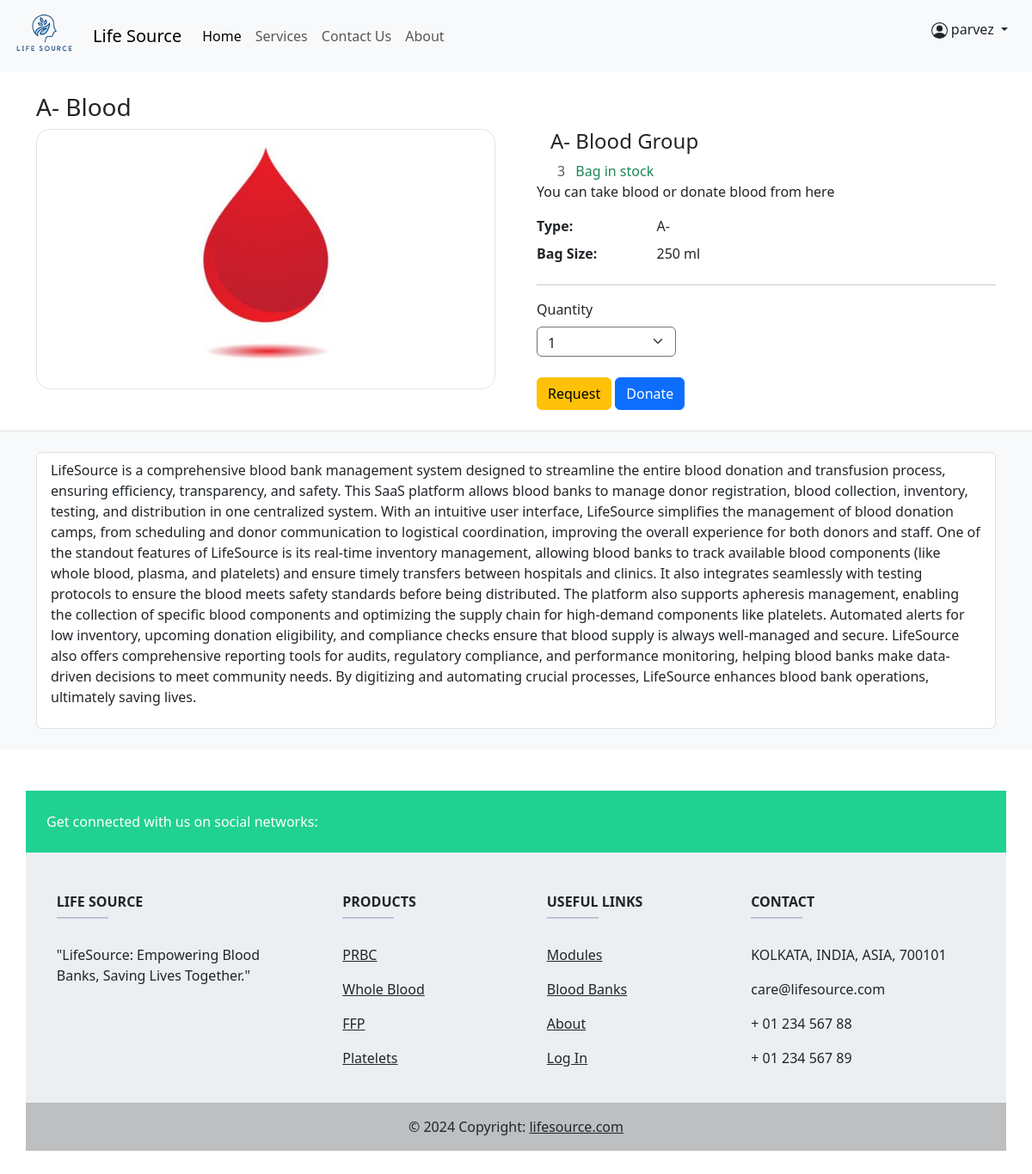
Page /product/2/ (signed in) on the committed database.
### home/models.py (models this page shows, shortened)
class Product(models.Model):
    blood_id=models.AutoField
    blood_name = models.CharField(max_length=50)
    blood_stock = models.PositiveIntegerField()
    blood_image = models.ImageField(upload_to='media/', null=True, blank=True)

### home/views.py (the view)
# urls.py: path('product/<int:id>/', views.view_detail, name='view_detail'),
@login_required(login_url='handleLogin')
def view_detail(request, id):
    product = Product.objects.filter(id=id)
    return render(request, 'view_detail.html', {'product':product})

### templates/view_detail.html (shortened to what this page needs)
{% extends "base.html" %}
{% load static %}
{% block body %}
{% for i in product %}
<section class="py-4">
  <div class="container">
    <h3>{{ i.blood_name }} Blood</h3>
    <div class="row gx-5">
      <aside class="col-lg-6">
        <div class="border rounded-4 mb-3 d-flex justify-content-center">
          <a data-fslightbox="mygalley" class="rounded-4" target="_blank" data-type="image" href="">
            <img style="max-width: 100%; max-height: 100vh; margin: auto;" class="rounded-4 fit" src="{{ i.blood_image.url }}">
          </a>
        </div>
      </aside>
      <main class="col-lg-6">
        <div class="ps-lg-3">
          <h4 class="title text-dark">
            {{ i.blood_name }} Blood Group
          </h4>
            <span class="text-muted"> {{i.blood_stock}} </span>
            <span class="text-success ms-2">Bag in stock</span>
          </div>
          <p>
            You can take blood or donate blood
            from here
          </p>
          <div class="row">
            <dt class="col-3">Type:</dt>
            <dd class="col-9">{{ i.blood_name }}</dd>
            <dt class="col-3">Bag Size:</dt>
            <dd class="col-9">250 ml</dd>
          </div>
          <hr />
          <div class="row mb-4">
            <div class="col-md-4 col-6">
              <label class="mb-2">Quantity</label>
              <select class="form-select border border-secondary" id="quantitySelect" style="height: 35px;">
                <option>1</option>
              </select>
            </div>
          </div>
<a href="#" class="btn btn-warning shadow-0" data-bs-toggle="modal" data-bs-target="#patientModal"
   onclick="setFormData('{{ i.blood_name }}', document.getElementById('quantitySelect').value)">
   Request
</a>
<a href="#" class="btn btn-primary shadow-0" data-bs-toggle="modal" data-bs-target="#donorModal"
onclick="setFormData('{{ i.blood_name }}', document.getElementById('quantitySelect').value)">
Donate
</a>
        </div>
    </div>
</section>
<section class="bg-light border-top py-4">
  <div class="container">
    <div class="row gx-4">
      <div class="col-lg-12 mb-6">
        <div class="border rounded-2 px-3 py-2 bg-white">
          <div class="tab-content" id="ex1-content">
            <div class="tab-pane fade show active" id="ex1-pills-1" role="tabpanel" aria-labelledby="ex1-tab-1">
              <p>
                LifeSource is a comprehensive blood bank management system designed to streamline the entire blood donation and transfusion process, ensuring efficiency, transparency, and safety. This SaaS platform allows blood banks to manage donor registration, blood collection, inventory, testing, and distribution in one centralized system. With an intuitive user interface, LifeSource simplifies the management of blood donation camps, from scheduling and donor communication to logistical coordination, improving the overall experience for both donors and staff. One of the standout features of LifeSource is its real-time inventory management, allowing blood banks to track available blood components (like whole blood, plasma, and platelets) and ensure timely transfers between hospitals and clinics. It also integrates seamlessly with testing protocols to ensure the blood meets safety standards before being distributed. The platform also supports apheresis management, enabling the collection of specific blood components and optimizing the supply chain for high-demand components like platelets. Automated alerts for low inventory, upcoming donation eligibility, and compliance checks ensure that blood supply is always well-managed and secure. LifeSource also offers comprehensive reporting tools for audits, regulatory compliance, and performance monitoring, helping blood banks make data-driven decisions to meet community needs. By digitizing and automating crucial processes, LifeSource enhances blood bank operations, ultimately saving lives.
              </p>
        </div>
      </div>
    </div>
  </div>
</section>
{% endfor %}
{% endblock body %}

### templates/base.html (shortened to what this page needs)
{% load static %}
<!DOCTYPE html>
<html lang="en" scroll-smooth>
<head>
    <link href="https://cdn.jsdelivr.net/npm/bootstrap@5.3.3/dist/css/bootstrap.min.css" rel="stylesheet">
</head>
<body class="overflow-x-hidden">
    {% block navbar %}
    <nav class="navbar navbar-expand-lg bg-body-tertiary">
        <div class="container-fluid">
          <a class="navbar-brand" href="#"><img src="{% static 'image/lifesourceLOGO.png' %}" alt="logo" width="80px"></a>
          <a class="navbar-brand" href="#">Life Source</a>
          <div class="collapse navbar-collapse" id="navbarNavDropdown">
            <ul class="navbar-nav">
              <li class="nav-item">
                <a class="nav-link active" aria-current="page" href="/main">Home</a>
              </li>
              <li class="nav-item">
                <a class="nav-link" href="/services">Services</a>
              </li>
                <a class="nav-link" href="/contact">Contact Us</a>
              <a class="nav-link" href="/about">About</a>
            </ul>
          </div>
          {% if user.is_authenticated %}
          <ul class="nav-item dropdown mx-3">
            <a class="nav-link dropdown-toggle" href="#" role="button" data-bs-toggle="dropdown" aria-expanded="false">
              {{request.user.username}}
            </a>
          </ul>
          {% endif %}
        </div>
      </nav>
      {% endblock navbar %}
      {% block body %}
      {% endblock body %}
      {% block footer %}
      <div class="container my-5 p-0">
        <footer
                class="text-center text-lg-start text-dark"
                style="background-color: #ECEFF1"
                >
          <section
                   class="d-flex justify-content-between p-4 w-full text-white"
                   style="background-color: #21D192"
                   >
            <div class="me-5">
              <span>Get connected with us on social networks:</span>
            </div>
            <div>
            </div>
          </section>
          <section class="">
            <div class="container text-center text-md-start mt-5">
              <div class="row mt-3">
                <div class="col-md-3 col-lg-4 col-xl-3 mx-auto mb-4">
                  <h6 class="text-uppercase fw-bold">LIFE SOURCE</h6>
                  <hr
                      class="mb-4 mt-0 d-inline-block mx-auto"
                      style="width: 60px; background-color: #7c4dff; height: 2px"
                      />
                  <p>
                    "LifeSource: Empowering Blood Banks, Saving Lives Together."
                  </p>
                </div>
                <div class="col-md-2 col-lg-2 col-xl-2 mx-auto mb-4">
                  <h6 class="text-uppercase fw-bold">Products</h6>
                  <hr
                      class="mb-4 mt-0 d-inline-block mx-auto"
                      style="width: 60px; background-color: #7c4dff; height: 2px"
                      />
                  <p>
                    <a href="#!" class="text-dark">PRBC</a>
                  </p>
                  <p>
                    <a href="#!" class="text-dark">Whole Blood</a>
                  </p>
                  <p>
                    <a href="#!" class="text-dark">FFP</a>
                  </p>
                  <p>
                    <a href="#!" class="text-dark">Platelets</a>
                  </p>
                </div>
                <div class="col-md-3 col-lg-2 col-xl-2 mx-auto mb-4">
                  <h6 class="text-uppercase fw-bold">Useful links</h6>
                  <hr
                      class="mb-4 mt-0 d-inline-block mx-auto"
                      style="width: 60px; background-color: #7c4dff; height: 2px"
                      />
                  <p>
                    <a href="#modules" class="text-dark">Modules</a>
                  </p>
                  <p>
                    <a href="#blood-banks" class="text-dark">Blood Banks</a>
                  </p>
                  <p>
                    <a href="#about" class="text-dark">About</a>
                  </p>
                  <p>
                    <a href="#login" class="text-dark">Log In</a>
                  </p>
                </div>
                <div class="col-md-4 col-lg-3 col-xl-3 mx-auto mb-md-0 mb-4">
                  <h6 class="text-uppercase fw-bold">Contact</h6>
                  <hr
                      class="mb-4 mt-0 d-inline-block mx-auto"
                      style="width: 60px; background-color: #7c4dff; height: 2px"
                      />
                  <p> KOLKATA, INDIA, ASIA, 700101</p>
                  <p> care@lifesource.com</p>
                  <p> + 01 234 567 88</p>
                  <p> + 01 234 567 89</p>
                </div>
              </div>
            </div>
          </section>
          <div
               class="text-center p-3"
               style="background-color: rgba(0, 0, 0, 0.2)"
               >
            © 2024 Copyright:
            <a class="text-dark" href="#index"
               >lifesource.com</a
              >
          </div>
        </footer>
      </div>
</body>
</html>
      {% endblock footer %}
    </body>
</html>

### rows in the picture
Product: blood_name "A-", blood_image (picture), blood_stock "3"

### other values in the picture
{{ request.user.username }} "parvez"
